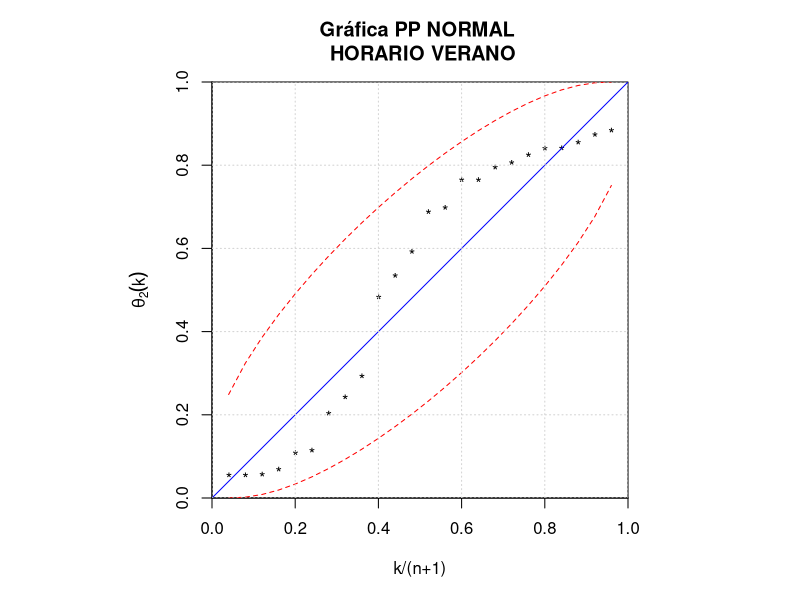
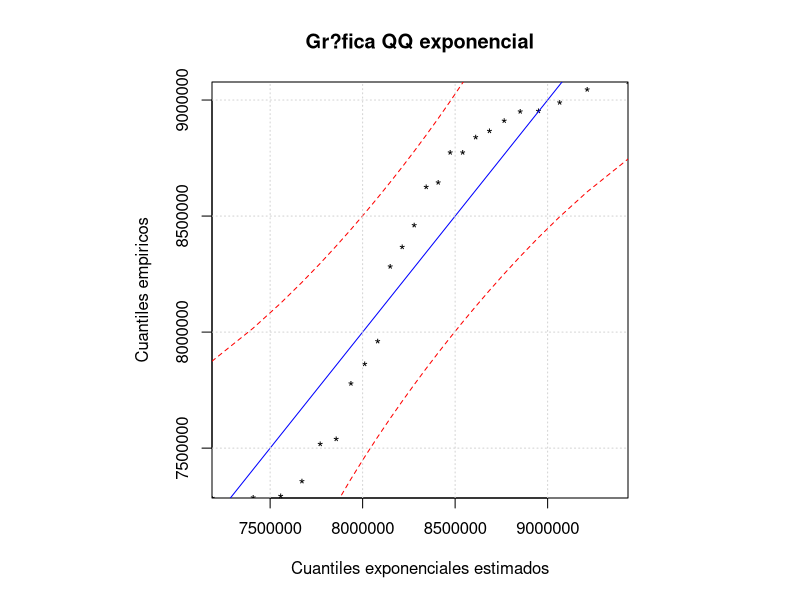
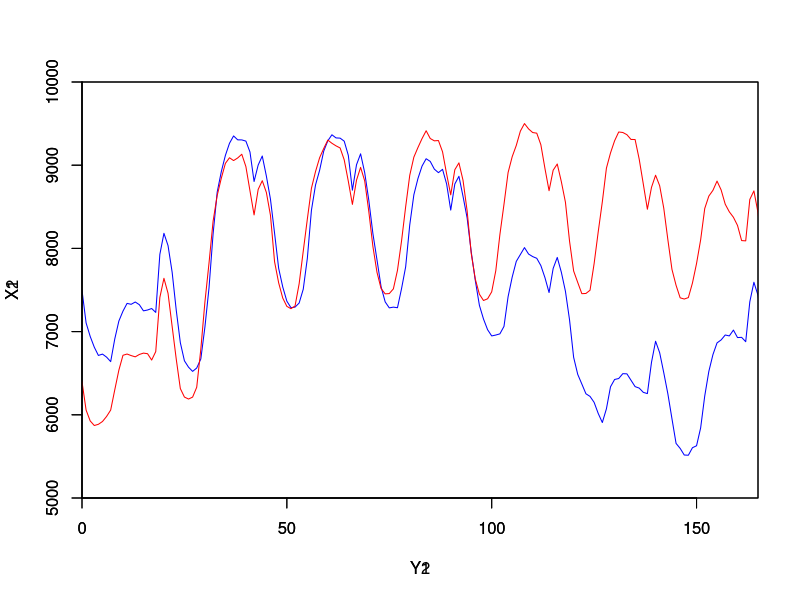

Reproduce these figures in R, in order.
#-----------------------------------------------------------------------------------------------------------
#------------------------------------ Graficas PP ----------------------------------------------------------
#----------------------------------- Octubre 2019 ----------------------------------------------------------
#----------------------------- Diego Aarón Moreno Galván ---------------------------------------------------
#-----------------------------------------------------------------------------------------------------------

#-----------------Los Datos son originalmente Gammas, pero los probaremos para Exponenciales-------
n = 100
#X= rgamma(15, shape=1, scale = 3) #Recuderga que cuando shape=1 la gamma es una exponencial. 
#X = rnorm(n, mean = 0, sd = 1)
X = c(4239,30000,24000,50000,6000,9251,32000,3950,6000,6400,17900,6500,15000,5070,7450,9500,50000,50000,9330,18000,10322,3700,16700,11500,15000,6400,4500,44000,29560,15500,21000,86000,16000,14000)
X = c( 21.2, 20.0, 22.8, 21.6, 22.0, 22.9, 21.9, 22.2, 23.2)

X = c(19.8, 20.9, 21.5, 20.0, 21.0, 22.0, 20.3, 21.0, 22.0, 20.8, 21.0, 22.1, 20.9, 21.2, 22.3)

X = c(7862683,7539194,7357216,7285069,7294089,7286848,7517699,7778555,8283165,8644360,8840013,8989629,
9077733,9045176,8952611,8910423,8950400,8774206,8460669,8774347,8866346,8625582,8366715,7960311)

Y = c(8024746,7712778,7517321,7453651,7457063,7513469,7736337,8091317,8500986,8879247,9096904,9212742,
9320006,9413999,9320699,9292964,9296340,9161342,8893853,8643769,8945712,9027930,8818646,8451947)



#----------------Para esto debemos calcular el estimador de m?xima verosimlitud para una exponencial---

T1<- sum(X)# estadistica suficiente
T2 <- sum(X*X)
n= length(X) # Cantidad de observaciones en vector
theta_gorro= T1/n #emv de theta (la media de la exponencial)
sigma_gorro= (T2/n-T1^2/n^2)^(1/2)

X_sort= sort(X)
x_pp= seq(1/(n+1), n/(n+1), length=n)

index<- seq(1,n,by=1)

#--------------Por la desigualdad de bonferroni se calcular? la probabilidad de cada intervalo--------

alpha_deseado= 0.95 # La probabilidad m?nima que se quiere para toda la gr?fica

beta_intervalo= (alpha_deseado-1)/n + 1 #La probabilidad para cada intervalo

Int_inf_betas= qbeta((1-beta_intervalo)/2, index, n+1-index)

Int_sup_betas= qbeta((1+beta_intervalo)/2, index, n+1-index)

# PP exponential 

par(pty="s")

#Mus_exponential<- pexp(X_sort, rate= 1/theta_gorro)
Mus_exponential<- pnorm(X_sort, mean = theta_gorro, sd = sigma_gorro, lower.tail = TRUE, log.p = FALSE)

plot(x_pp, Mus_exponential, pch="*", xlim=c(0,1), ylim=c(0,1), xaxs="i",yaxs="i",
     xlab="k/(n+1)", ylab=expression(theta[2](k)), main="Gráfica PP NORMAL \n HORARIO VERANO")

lines(x_pp, Int_sup_betas, lty=2, col="red")
lines(x_pp, Int_inf_betas, lty=2, col="red")
abline(a=0,b=1,lty=1,col="blue")
grid()

# QQ exponential

#Q_exponential<- qexp(x_pp, rate=1/theta_gorro)
Q_exponential<- qnorm(x_pp, mean = theta_gorro, sd = sigma_gorro, lower.tail = TRUE, log.p = FALSE)

#Int_inf_exp<- qexp(Int_inf_betas, rate=1/theta_gorro)
Int_inf_exp<- qnorm(Int_inf_betas, mean = theta_gorro, sd = sigma_gorro, lower.tail = TRUE, log.p = FALSE)

#Int_sup_exp<- qexp(Int_sup_betas, rate=1/theta_gorro)
Int_sup_exp<- qnorm(Int_sup_betas, mean = theta_gorro, sd = sigma_gorro, lower.tail = TRUE, log.p = FALSE)

plot(Q_exponential, X_sort, pch="*", xaxs="i",yaxs="i",
     xlab= "Cuantiles exponenciales estimados", ylab="Cuantiles empiricos", main="Gr?fica QQ exponencial")

lines(Q_exponential, Int_sup_exp, lty=2, col="red")
lines(Q_exponential, Int_inf_exp, lty=2, col="red")
abline(a=0,b=1,lty=1,col="blue")
grid()

par(pty="m")

X1 = c(7495891,7104540,6942036,6812652,6713419,6729651,6693093,6639208,6912511,7127233,7245860,7338979,
7328129,7355726,7323133,7249348,7259550,7277468,7230829,7928045,8181400,8033854,7714514,7258927,6867044,
6648967,6572386,6521881,6562286,6670592,7054672,7524905,8175665,8676862,8922367,9118004,9263407,9351802,
9304774,9304058,9289618,9158510,8804089,9001680,9110401,8869358,8591238,8184129,7760723,7536584,7365828,
7287631,7294285,7343279,7509249,7880534,8458298,8762687,8939297,9169285,9293386,9365595,9328001,9325316,
9288900,9118805,8699562,9004729,9136752,8911294,8579734,8179033,7862683,7539194,7357216,7285069,7294089,
7286848,7517699,7778555,8283165,8644360,8840013,8989629,9077733,9045176,8952611,8910423,8950400,8774206,
8460669,8774347,8866346,8625582,8366715,7960311,7613878,7315159,7150993,7022632,6947772,6958720,6972824,
7062880,7419257,7654975,7844047,7926615,8009600,7932054,7901591,7880963,7793360,7648043,7469526,7758862,
7891433,7713470,7484117,7140829,6690731,6485796,6370068,6252743,6221238,6149316,6016096,5907157,6071793,
6336719,6424551,6436016,6494357,6492245,6415512,6338829,6320971,6270004,6254867,6629783,6883956,6746001,
6505657,6251766,5952002,5656146,5596290,5516600,5514169,5604368,5627848,5842514,6226250,6521818,6723445,
6864009,6900023,6959337,6948046,7018179,6928213,6930913,6878692,7357916,7592985,7436322,7091846,6664122)

X2 = c(6397907,6056983,5926158,5871242,5885725,5919511,5980174,6057156,6300914,6537050,6715458,6730349,
6711681,6696652,6725232,6741488,6734360,6657978,6759730,7409971,7640542,7460061,7063249,6670356,6315524,
6213298,6189401,6212654,6331037,6788294,7354312,7823373,8327465,8636512,8843438,9022018,9089399,9055710,
9087046,9131574,8983724,8691547,8402426,8708940,8813665,8672827,8397623,7840172,7586214,7403057,7303182,
7275394,7307662,7575028,7966019,8352190,8722550,8923940,9090272,9200934,9301790,9263623,9232565,9207162,
9064469,8807387,8529098,8819556,8973652,8811980,8444135,8024746,7712778,7517321,7453651,7457063,7513469,
7736337,8091317,8500986,8879247,9096904,9212742,9320006,9413999,9320699,9292964,9296340,9161342,8893853,
8643769,8945712,9027930,8818646,8451947,7940563,7630371,7449187,7373774,7394532,7477969,7732297,8165854,
8530536,8911476,9101904,9237641,9409931,9500314,9436266,9392635,9384966,9245866,8960082,8693484,8939778,
9014336,8801597,8554423,8087004,7728260,7590364,7455913,7458393,7496963,7817371,8199424,8559006,8964246,
9147428,9293619,9399131,9393267,9366878,9309457,9308719,9073289,8774566,8470656,8733145,8879352,8753082,
8482652,8104085,7747251,7556507,7405853,7391441,7408688,7583950,7818623,8102942,8479860,8628892,8697784,
8808964,8702672,8531285,8439474,8374318,8275840,8093988,8090578,8588543,8691026,8429424,7971869)

Y1 = seq(0,24*7-1)
Y2 = seq(0,24*7-2)
X1 = X1/1000
X2 = X2/1000
plot(Y1,X1,col="blue",type="l",xlim=c(0,165), ylim=c(5000,10000), xaxs="i",yaxs="i")
par(new=TRUE)
plot(Y2,X2,col="red",type="l",xlim=c(0,165), ylim=c(5000,10000), xaxs="i",yaxs="i")
